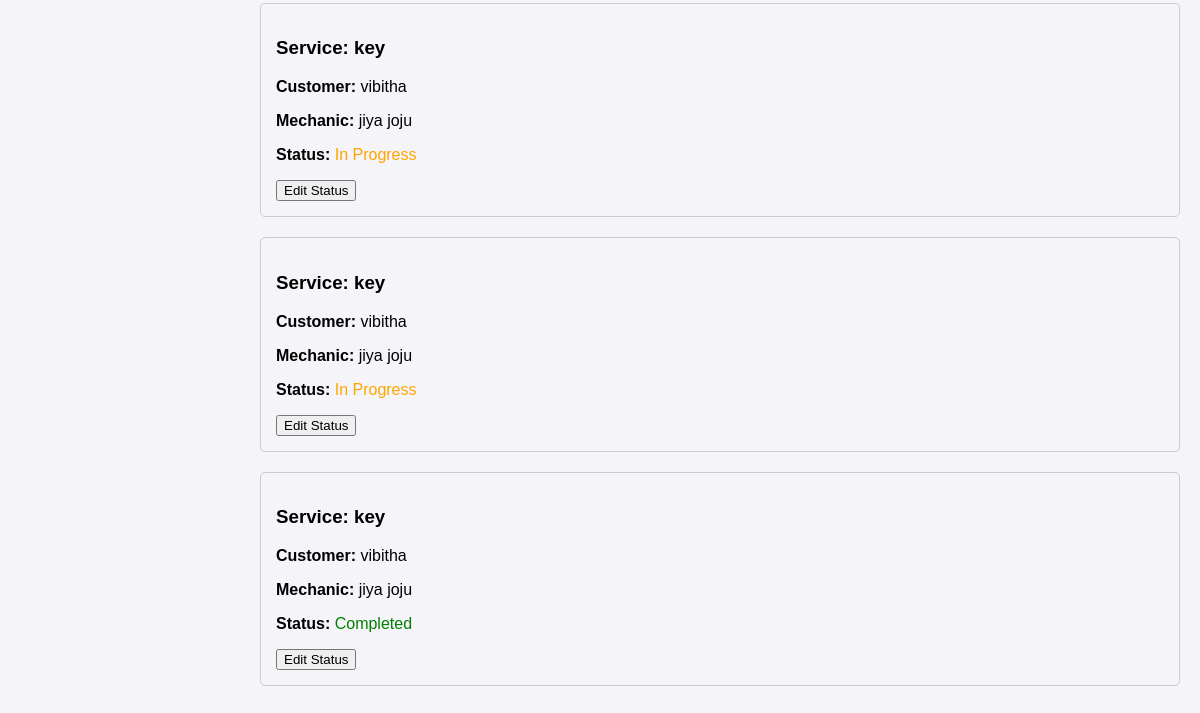
/view-tasks/ (lower part), run on an earlier commit of the app's database.
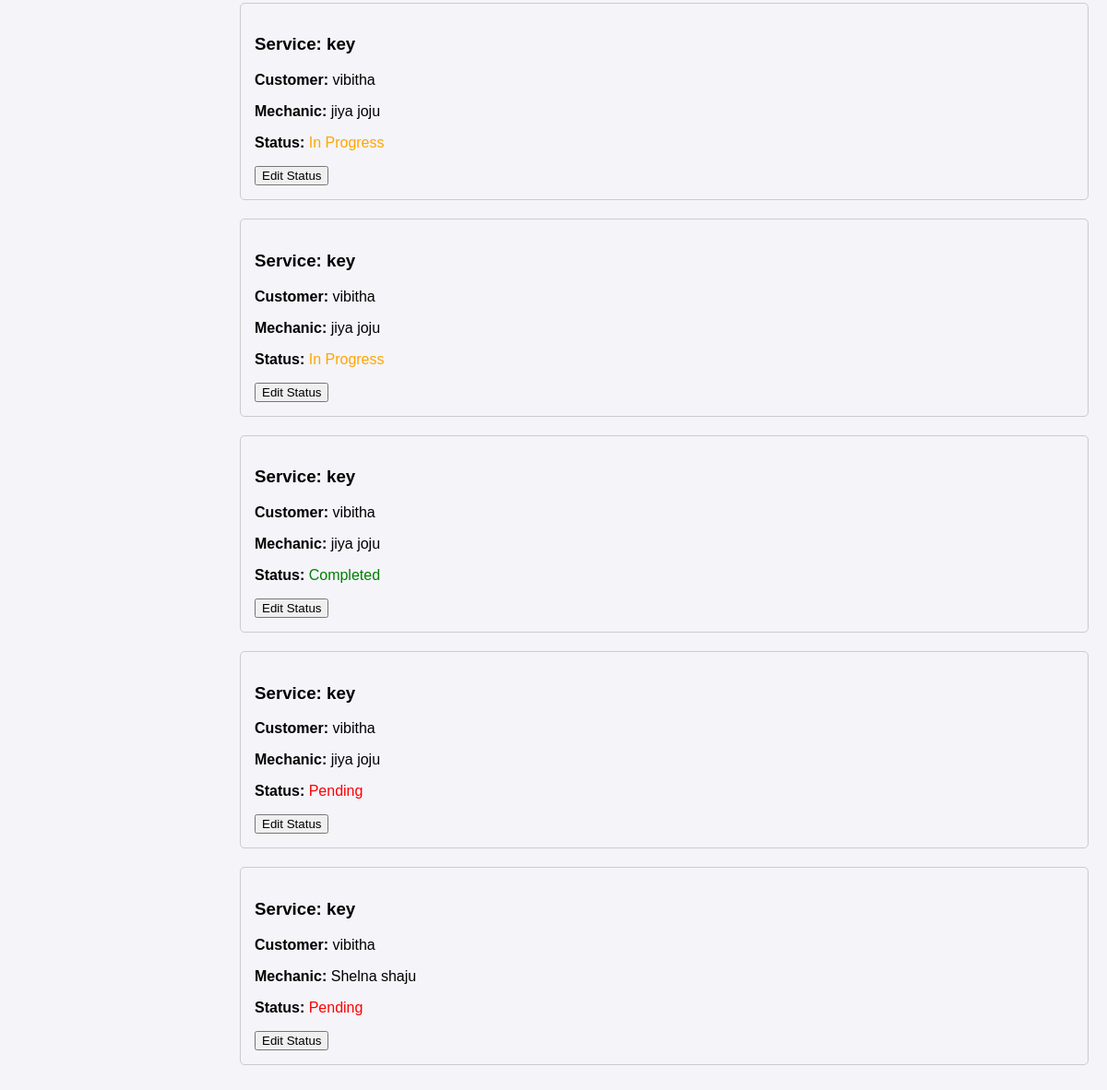
And on a later commit of the database.
### Home/models.py (models this page shows, shortened)
class TaskAssignment(models.Model):
    user = models.ForeignKey(User, on_delete=models.CASCADE)  # Customer
    service_request = models.ForeignKey('ServiceRequest', on_delete=models.CASCADE)
    mechanic = models.ForeignKey('MechanicProfile', on_delete=models.CASCADE)
    assigned_date = models.DateTimeField(auto_now_add=True)
    status_choices = [('Pending', 'Pending'), ('In Progress', 'In Progress'), ('Completed', 'Completed')]
    status = models.CharField(max_length=20, choices=status_choices, default='Pending')

class ServiceRequest(models.Model):
    user = models.ForeignKey(User, on_delete=models.CASCADE)  # Logged-in user
    service = models.ForeignKey(ServiceProvided, on_delete=models.CASCADE)
    name = models.CharField(max_length=255)
    email = models.EmailField()
    contact_number = models.CharField(max_length=15)
    location = models.CharField(max_length=255)
    state = models.CharField(max_length=100)
    city = models.CharField(max_length=100)
    vehicle_reg_number = models.CharField(max_length=15)

class ServiceProvided(models.Model):
    name = models.CharField(max_length=255)
    picture = models.ImageField(upload_to='services/')  # Main picture
    short_description = models.TextField()
    long_description = models.TextField()
    points_to_remember = models.TextField()
    additional_picture = models.ImageField(upload_to='services/', blank=True, null=True)  # Additional Picture

class MechanicProfile(models.Model):
    user = models.OneToOneField(User, on_delete=models.CASCADE)  # Links profile to User
    first_name = models.CharField(max_length=255)
    last_name = models.CharField(max_length=255)
    date_of_birth = models.DateField(null=True, blank=True)
    email = models.EmailField()#unique=True)
    gender_choices = [('Male', 'Male'), ('Female', 'Female'), ('Other', 'Other')]
    gender = models.CharField(max_length=10, choices=gender_choices)
    profile_picture = models.ImageField(upload_to='mechanic_profiles/', null=True, blank=True)
    contact_no = models.CharField(
        max_length=15,
        validators=[RegexValidator(regex=r'^\d{10,15}$', message="Enter a valid number ")],
    )
    aadhar_id = models.CharField(
        max_length=12,
        validators=[RegexValidator(regex=r'^\d{12}$', message="Aadhar number must be exactly 12 digits")],
    )
    alternate_contact = models.CharField(max_length=15, blank=True, null=True)
    experience = models.PositiveIntegerField(null=True, blank=True)
    address = models.TextField()
    state = models.CharField(max_length=255)
    city = models.CharField(max_length=255)
    district = models.CharField(max_length=255)
    specialization = models.ForeignKey('ServiceProvided', on_delete=models.SET_NULL, null=True)

### Home/views.py (the view)
# urls.py: path('view-tasks/', views.view_task_details, name='view_task_details'),  # ✅ View all assigned tasks
def view_task_details(request):
    tasks = TaskAssignment.objects.all()  # Fetch all assigned tasks
    return render(request, "view_tasks.html", {"tasks": tasks})

### templates/view_tasks.html (shortened to what this page needs)
{% extends 'base_admin.html' %}
{% block content %}
{% for task in tasks %}
<div style="border: 1px solid #ccc; padding: 15px; border-radius: 5px; margin-bottom: 20px;">
    <h3>Service: {{ task.service_request.service.name }}</h3>
    <p><strong>Customer:</strong> {{ task.user.username }}</p>
    <p><strong>Mechanic:</strong> {{ task.mechanic.first_name }} {{ task.mechanic.last_name }}</p>
    <p><strong>Status:</strong> <span style="color: {% if task.status == 'Completed' %}green{% elif task.status == 'In Progress' %}orange{% else %}red{% endif %};">
        {{ task.status }}</span>
    </p>
    <a href="{% url 'edit_task_status' task.id %}"><button>Edit Status</button></a>
</div>
{% endfor %}
{% endblock %}

What changed in the data, as far as the page shows it:
added TaskAssignment: service_request.service.name "key", user.username "vibitha", mechanic.first_name "jiya", mechanic.last_name "joju", status "Pending"
added TaskAssignment: service_request.service.name "key", user.username "vibitha", mechanic.first_name "Shelna", mechanic.last_name "shaju", status "Pending"
